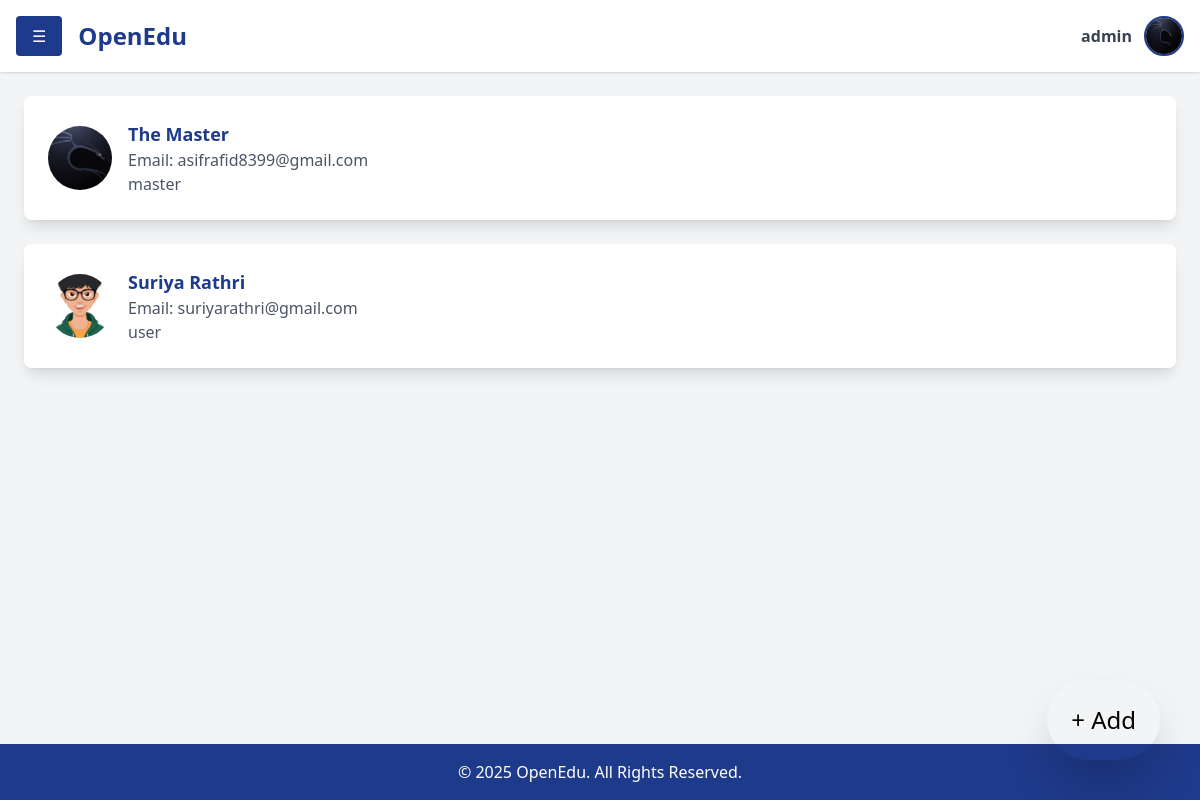
The page /students (signed in) on the database as committed earlier.
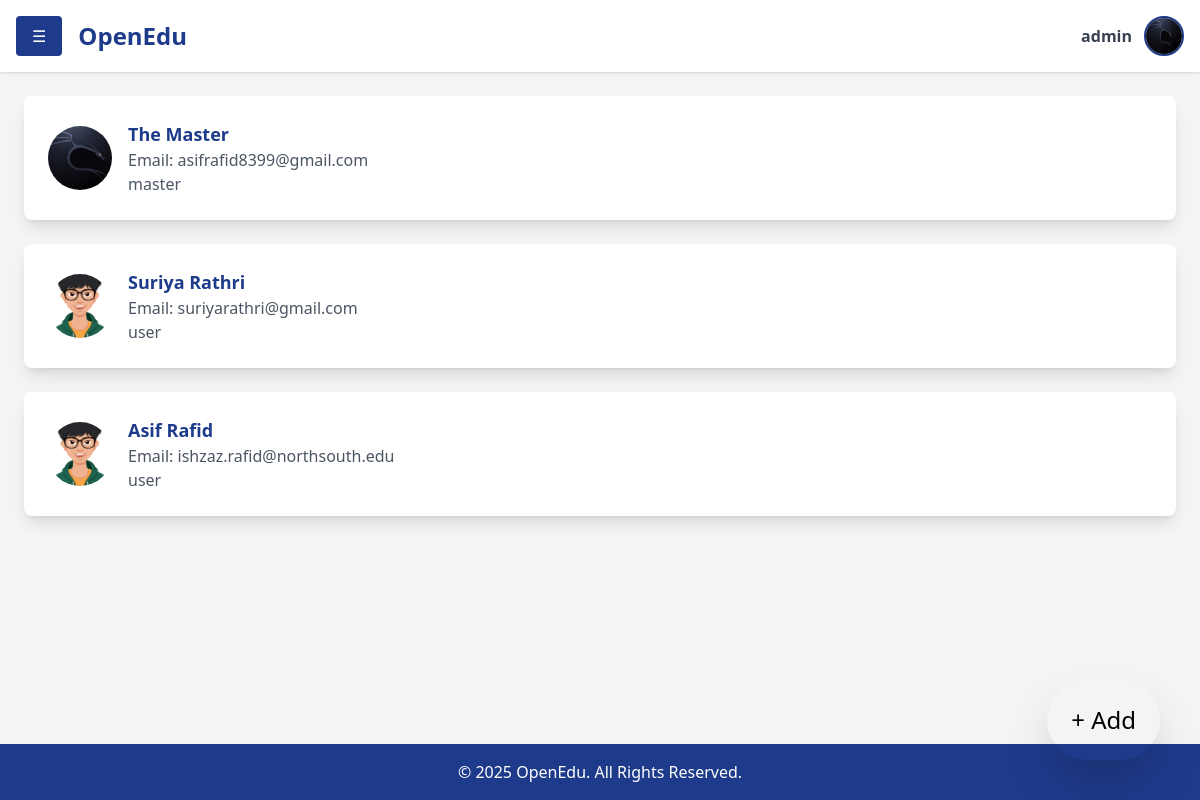
The same page on the database as committed later.
### accounts/models.py (models this page shows, shortened)
class User(AbstractUser):
    contact = models.CharField(max_length=15, blank=True, null=True)
    profilepicture = models.ImageField(upload_to='images/profilepictures', blank=True, null=True,default='images/profilepictures/rafid1.jpg')
    role=models.TextField(default='user')
    groups = models.ManyToManyField(
        'auth.Group',
        related_name='custom_user_set',
        blank=True
    )
    user_permissions = models.ManyToManyField(
        'auth.Permission',
        related_name='custom_user_permissions_set',
        blank=True
    )

### home/views.py (the view)
# urls.py: path('students', students, name='students'),
@login_required
def students(request):
    users=User.objects.all()
    context={'name':request.user.username,'users':users}
    return render(request,"students.html",context)

### home/templates/students.html
{% extends 'dashboard.html' %} {%block content %}
<div class="p-6 flex-grow">
  <div class="space-y-6">
    {%for user in users%}
    <div
      class="flex items-center bg-white p-6 rounded-lg shadow-lg hover:shadow-xl transition duration-300 transform hover:scale-105"
    >
      <div class="w-16 h-16 mr-4">
        <img
          src="{{user.profilepicture.url}}"
          class="w-full h-full rounded-full object-cover"
        />
      </div>
      <div>
        <h3 class="text-lg font-semibold text-blue-900">
          {{user.first_name}} {{user.last_name}}
        </h3>
        <p class="text-gray-600">Email: {{user.email}}</p>
        <p class="text-gray-600">{{user.role}}</p>
      </div>
    </div>
    {%endfor%}
  </div>
</div>
{%endblock%}

### home/templates/dashboard.html (shortened to what this page needs)
{% load static %}
<!DOCTYPE html>
<html lang="en">
  <head>
    <link rel="stylesheet" href="{% static 'css/dashboard.css' %}" />
    <script src="https://cdn.tailwindcss.com"></script>
  </head>
  <body class="bg-gray-100 flex">
    <div id="content" class="flex-1 flex flex-col min-h-screen ml-0">
      <header class="bg-white shadow p-4 flex justify-between items-center">
        <div class="flex items-center space-x-4">
          <button
            onclick="toggleSidebar()"
            class="bg-blue-900 text-white px-4 py-2 rounded"
          >
            ☰
          </button>
          <h1 class="text-2xl font-bold text-blue-900">OpenEdu</h1>
        </div>
        <div class="flex items-center space-x-3">
          <span class="text-gray-700 font-semibold">
            {{ request.user.username }}
          </span>
          <a href="/profile" class="w-10 h-10">
            <img
              src="{{ request.user.profilepicture.url }}"
              alt="Profile"
              class="w-10 h-10 rounded-full border-2 border-blue-900"
            />
          </a>
        </div>
      </header>
      {% block content %}{% endblock %}
      <footer class="bg-blue-900 text-white text-center p-4 mt-auto">
        <p>&copy; 2025 OpenEdu. All Rights Reserved.</p>
      </footer>
    </div>
    <button
      id="openModalBtn"
      class="fixed bottom-10 right-10 bg-white-900 text-blue p-6 rounded-full shadow-2xl hover:bg-blue-700 text-2xl transition-all duration-300"
    >
      + Add
    </button>
  </body>
</html>

### home/static/css/dashboard.css (style rules this page uses)
#content { transition: margin-left 0.5s ease-in-out; }
footer { background-color: #1e40af; color: white; text-align: center; padding: 20px 0; position: relative; bottom: 0; width: 100%; }

Rows that differ between the two databases and show on the page:
added User: profilepicture (picture), first_name "Asif", last_name "Rafid", email "ishzaz.rafid@northsouth.edu", role "user"
